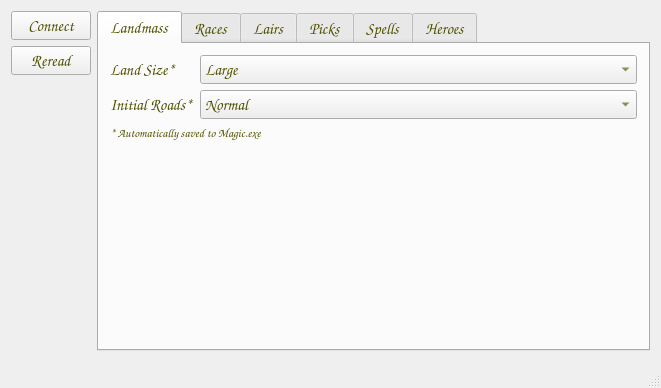
<?xml version="1.0" encoding="UTF-8"?>
<ui version="4.0">
 <class>MainWindow</class>
 <widget class="QMainWindow" name="MainWindow">
  <property name="geometry">
   <rect>
    <x>0</x>
    <y>0</y>
    <width>661</width>
    <height>388</height>
   </rect>
  </property>
  <property name="palette">
   <palette>
    <active>
     <colorrole role="WindowText">
      <brush brushstyle="SolidPattern">
       <color alpha="255">
        <red>80</red>
        <green>80</green>
        <blue>0</blue>
       </color>
      </brush>
     </colorrole>
     <colorrole role="ButtonText">
      <brush brushstyle="SolidPattern">
       <color alpha="255">
        <red>80</red>
        <green>80</green>
        <blue>0</blue>
       </color>
      </brush>
     </colorrole>
    </active>
    <inactive>
     <colorrole role="WindowText">
      <brush brushstyle="SolidPattern">
       <color alpha="255">
        <red>80</red>
        <green>80</green>
        <blue>0</blue>
       </color>
      </brush>
     </colorrole>
     <colorrole role="ButtonText">
      <brush brushstyle="SolidPattern">
       <color alpha="255">
        <red>80</red>
        <green>80</green>
        <blue>0</blue>
       </color>
      </brush>
     </colorrole>
    </inactive>
    <disabled>
     <colorrole role="WindowText">
      <brush brushstyle="SolidPattern">
       <color alpha="255">
        <red>127</red>
        <green>125</green>
        <blue>123</blue>
       </color>
      </brush>
     </colorrole>
     <colorrole role="ButtonText">
      <brush brushstyle="SolidPattern">
       <color alpha="255">
        <red>118</red>
        <green>116</green>
        <blue>108</blue>
       </color>
      </brush>
     </colorrole>
    </disabled>
   </palette>
  </property>
  <property name="font">
   <font>
    <family>URW Chancery L</family>
    <pointsize>12</pointsize>
    <italic>true</italic>
   </font>
  </property>
  <property name="windowTitle">
   <string>MASTER of MAGIC - Customizer</string>
  </property>
  <property name="windowIcon">
   <iconset resource="../Resources/InteractiveGameTweaker.qrc">
    <normaloff>:/heroes/serena.gif</normaloff>:/heroes/serena.gif</iconset>
  </property>
  <property name="windowOpacity">
   <double>1.000000000000000</double>
  </property>
  <widget class="QWidget" name="centralWidget">
   <layout class="QGridLayout" name="gridLayout">
    <item row="0" column="0">
     <layout class="QVBoxLayout" name="verticalLayout_2">
      <property name="sizeConstraint">
       <enum>QLayout::SetNoConstraint</enum>
      </property>
      <item>
       <widget class="QPushButton" name="pushButton_Connect">
        <property name="sizePolicy">
         <sizepolicy hsizetype="Fixed" vsizetype="Fixed">
          <horstretch>0</horstretch>
          <verstretch>0</verstretch>
         </sizepolicy>
        </property>
        <property name="maximumSize">
         <size>
          <width>200</width>
          <height>16777215</height>
         </size>
        </property>
        <property name="text">
         <string>Connect</string>
        </property>
        <property name="icon">
         <iconset resource="../Resources/InteractiveGameTweaker.qrc">
          <normaloff>:/heroes/allora.gif</normaloff>:/heroes/allora.gif</iconset>
        </property>
        <property name="iconSize">
         <size>
          <width>32</width>
          <height>32</height>
         </size>
        </property>
       </widget>
      </item>
      <item>
       <widget class="QPushButton" name="pushButton_Reread">
        <property name="sizePolicy">
         <sizepolicy hsizetype="Fixed" vsizetype="Fixed">
          <horstretch>0</horstretch>
          <verstretch>0</verstretch>
         </sizepolicy>
        </property>
        <property name="maximumSize">
         <size>
          <width>200</width>
          <height>16777215</height>
         </size>
        </property>
        <property name="text">
         <string>Reread</string>
        </property>
        <property name="icon">
         <iconset resource="../Resources/InteractiveGameTweaker.qrc">
          <normaloff>:/heroes/shalla.gif</normaloff>:/heroes/shalla.gif</iconset>
        </property>
        <property name="iconSize">
         <size>
          <width>32</width>
          <height>32</height>
         </size>
        </property>
       </widget>
      </item>
      <item>
       <spacer name="verticalSpacer">
        <property name="orientation">
         <enum>Qt::Vertical</enum>
        </property>
        <property name="sizeHint" stdset="0">
         <size>
          <width>0</width>
          <height>0</height>
         </size>
        </property>
       </spacer>
      </item>
     </layout>
    </item>
    <item row="0" column="1">
     <widget class="QTabWidget" name="tabWidget">
      <property name="currentIndex">
       <number>0</number>
      </property>
      <widget class="QWidget" name="tab_Landmass">
       <attribute name="icon">
        <iconset resource="../Resources/InteractiveGameTweaker.qrc">
         <normaloff>:/heroes/rakir.gif</normaloff>:/heroes/rakir.gif</iconset>
       </attribute>
       <attribute name="title">
        <string>Landmass</string>
       </attribute>
       <layout class="QFormLayout" name="formLayout_2">
        <property name="fieldGrowthPolicy">
         <enum>QFormLayout::AllNonFixedFieldsGrow</enum>
        </property>
        <item row="0" column="0">
         <widget class="QLabel" name="label">
          <property name="text">
           <string>Land Size*</string>
          </property>
         </widget>
        </item>
        <item row="0" column="1">
         <widget class="QComboBox" name="comboBox_LandSize">
          <property name="currentIndex">
           <number>2</number>
          </property>
          <item>
           <property name="text">
            <string>Small</string>
           </property>
          </item>
          <item>
           <property name="text">
            <string>Medium</string>
           </property>
          </item>
          <item>
           <property name="text">
            <string>Large</string>
           </property>
          </item>
          <item>
           <property name="text">
            <string>Huge</string>
           </property>
          </item>
          <item>
           <property name="text">
            <string>Pantagruel</string>
           </property>
          </item>
          <item>
           <property name="text">
            <string>Random</string>
           </property>
          </item>
         </widget>
        </item>
        <item row="1" column="0">
         <widget class="QLabel" name="label_11">
          <property name="text">
           <string>Initial Roads*</string>
          </property>
         </widget>
        </item>
        <item row="1" column="1">
         <widget class="QComboBox" name="comboBox_InitialRoads">
          <property name="currentIndex">
           <number>2</number>
          </property>
          <item>
           <property name="text">
            <string>None</string>
           </property>
          </item>
          <item>
           <property name="text">
            <string>Short</string>
           </property>
          </item>
          <item>
           <property name="text">
            <string>Normal</string>
           </property>
          </item>
          <item>
           <property name="text">
            <string>Long</string>
           </property>
          </item>
          <item>
           <property name="text">
            <string>Random</string>
           </property>
          </item>
         </widget>
        </item>
        <item row="2" column="0" colspan="2">
         <widget class="QLabel" name="label_17">
          <property name="font">
           <font>
            <pointsize>9</pointsize>
           </font>
          </property>
          <property name="text">
           <string>* Automatically saved to Magic.exe</string>
          </property>
          <property name="textFormat">
           <enum>Qt::PlainText</enum>
          </property>
         </widget>
        </item>
       </layout>
      </widget>
      <widget class="QWidget" name="tab_Races">
       <attribute name="icon">
        <iconset resource="../Resources/InteractiveGameTweaker.qrc">
         <normaloff>:/wizards/Sharee.gif</normaloff>:/wizards/Sharee.gif</iconset>
       </attribute>
       <attribute name="title">
        <string>Races</string>
       </attribute>
       <widget class="QListWidget" name="listWidget">
        <property name="geometry">
         <rect>
          <x>10</x>
          <y>40</y>
          <width>511</width>
          <height>261</height>
         </rect>
        </property>
        <property name="isWrapping" stdset="0">
         <bool>true</bool>
        </property>
        <property name="gridSize">
         <size>
          <width>160</width>
          <height>26</height>
         </size>
        </property>
        <item>
         <property name="text">
          <string>Amazons</string>
         </property>
         <property name="checkState">
          <enum>Unchecked</enum>
         </property>
         <property name="icon">
          <iconset>
           <normaloff>../MoMTweaker/AmazonianArchers.gif</normaloff>../MoMTweaker/AmazonianArchers.gif</iconset>
         </property>
        </item>
        <item>
         <property name="text">
          <string>Barbarians</string>
         </property>
         <property name="checkState">
          <enum>Checked</enum>
         </property>
         <property name="icon">
          <iconset resource="../Resources/InteractiveGameTweaker.qrc">
           <normaloff>:/race/Barbarian.gif</normaloff>:/race/Barbarian.gif</iconset>
         </property>
        </item>
        <item>
         <property name="text">
          <string>Beastmen</string>
         </property>
         <property name="checkState">
          <enum>Checked</enum>
         </property>
         <property name="icon">
          <iconset resource="../Resources/InteractiveGameTweaker.qrc">
           <normaloff>:/race/Beastmen.gif</normaloff>:/race/Beastmen.gif</iconset>
         </property>
        </item>
        <item>
         <property name="text">
          <string>Centaurs</string>
         </property>
         <property name="checkState">
          <enum>Unchecked</enum>
         </property>
        </item>
        <item>
         <property name="text">
          <string>Dark Elf</string>
         </property>
         <property name="checkState">
          <enum>Checked</enum>
         </property>
         <property name="icon">
          <iconset resource="../Resources/InteractiveGameTweaker.qrc">
           <normaloff>:/race/Dark Elf.gif</normaloff>:/race/Dark Elf.gif</iconset>
         </property>
        </item>
        <item>
         <property name="text">
          <string>Draconian</string>
         </property>
         <property name="checkState">
          <enum>Checked</enum>
         </property>
         <property name="icon">
          <iconset resource="../Resources/InteractiveGameTweaker.qrc">
           <normaloff>:/race/Draconian.gif</normaloff>:/race/Draconian.gif</iconset>
         </property>
        </item>
        <item>
         <property name="text">
          <string>Dwarven</string>
         </property>
         <property name="checkState">
          <enum>Checked</enum>
         </property>
         <property name="icon">
          <iconset resource="../Resources/InteractiveGameTweaker.qrc">
           <normaloff>:/race/Dwarven.gif</normaloff>:/race/Dwarven.gif</iconset>
         </property>
        </item>
        <item>
         <property name="text">
          <string>Free Men</string>
         </property>
         <property name="checkState">
          <enum>Unchecked</enum>
         </property>
        </item>
        <item>
         <property name="text">
          <string>Gnoll</string>
         </property>
         <property name="checkState">
          <enum>Checked</enum>
         </property>
         <property name="icon">
          <iconset resource="../Resources/InteractiveGameTweaker.qrc">
           <normaloff>:/race/Gnoll.gif</normaloff>:/race/Gnoll.gif</iconset>
         </property>
        </item>
        <item>
         <property name="text">
          <string>Gnomes</string>
         </property>
         <property name="checkState">
          <enum>Unchecked</enum>
         </property>
        </item>
        <item>
         <property name="text">
          <string>Goblins</string>
         </property>
         <property name="checkState">
          <enum>Unchecked</enum>
         </property>
        </item>
        <item>
         <property name="text">
          <string>Halfling</string>
         </property>
         <property name="checkState">
          <enum>Checked</enum>
         </property>
         <property name="icon">
          <iconset resource="../Resources/InteractiveGameTweaker.qrc">
           <normaloff>:/race/Halfling.gif</normaloff>:/race/Halfling.gif</iconset>
         </property>
        </item>
        <item>
         <property name="text">
          <string>High Elf</string>
         </property>
         <property name="checkState">
          <enum>Checked</enum>
         </property>
         <property name="icon">
          <iconset resource="../Resources/InteractiveGameTweaker.qrc">
           <normaloff>:/race/High Elf.gif</normaloff>:/race/High Elf.gif</iconset>
         </property>
        </item>
        <item>
         <property name="text">
          <string>High_Men</string>
         </property>
         <property name="checkState">
          <enum>Checked</enum>
         </property>
         <property name="icon">
          <iconset resource="../Resources/InteractiveGameTweaker.qrc">
           <normaloff>:/race/High Men.gif</normaloff>:/race/High Men.gif</iconset>
         </property>
        </item>
        <item>
         <property name="text">
          <string>Ogres</string>
         </property>
         <property name="checkState">
          <enum>Unchecked</enum>
         </property>
        </item>
        <item>
         <property name="text">
          <string>Klackon</string>
         </property>
         <property name="checkState">
          <enum>Checked</enum>
         </property>
         <property name="icon">
          <iconset resource="../Resources/InteractiveGameTweaker.qrc">
           <normaloff>:/race/Klackon.gif</normaloff>:/race/Klackon.gif</iconset>
         </property>
        </item>
        <item>
         <property name="text">
          <string>Kobolds</string>
         </property>
         <property name="checkState">
          <enum>Unchecked</enum>
         </property>
        </item>
        <item>
         <property name="text">
          <string>Lizardman</string>
         </property>
         <property name="checkState">
          <enum>Checked</enum>
         </property>
         <property name="icon">
          <iconset resource="../Resources/InteractiveGameTweaker.qrc">
           <normaloff>:/race/Lizardman.gif</normaloff>:/race/Lizardman.gif</iconset>
         </property>
        </item>
        <item>
         <property name="text">
          <string>Nomad</string>
         </property>
         <property name="checkState">
          <enum>Checked</enum>
         </property>
         <property name="icon">
          <iconset resource="../Resources/InteractiveGameTweaker.qrc">
           <normaloff>:/race/Nomad.gif</normaloff>:/race/Nomad.gif</iconset>
         </property>
        </item>
        <item>
         <property name="text">
          <string>Orc</string>
         </property>
         <property name="checkState">
          <enum>Checked</enum>
         </property>
         <property name="icon">
          <iconset resource="../Resources/InteractiveGameTweaker.qrc">
           <normaloff>:/race/Orc.gif</normaloff>:/race/Orc.gif</iconset>
         </property>
        </item>
        <item>
         <property name="text">
          <string>Sylvans</string>
         </property>
         <property name="checkState">
          <enum>Unchecked</enum>
         </property>
        </item>
        <item>
         <property name="text">
          <string>Troll</string>
         </property>
         <property name="checkState">
          <enum>Checked</enum>
         </property>
         <property name="icon">
          <iconset resource="../Resources/InteractiveGameTweaker.qrc">
           <normaloff>:/race/Troll.gif</normaloff>:/race/Troll.gif</iconset>
         </property>
        </item>
       </widget>
       <widget class="QLabel" name="label_19">
        <property name="geometry">
         <rect>
          <x>10</x>
          <y>10</y>
          <width>181</width>
          <height>21</height>
         </rect>
        </property>
        <property name="text">
         <string>Races in the game (total 13)</string>
        </property>
       </widget>
      </widget>
      <widget class="QWidget" name="tab_Lairs">
       <attribute name="icon">
        <iconset resource="../Resources/InteractiveGameTweaker.qrc">
         <normaloff>:/heroes/marcus.gif</normaloff>:/heroes/marcus.gif</iconset>
       </attribute>
       <attribute name="title">
        <string>Lairs</string>
       </attribute>
       <layout class="QFormLayout" name="formLayout">
        <item row="0" column="0">
         <widget class="QLabel" name="label_6">
          <property name="enabled">
           <bool>false</bool>
          </property>
          <property name="text">
           <string>Nr Towers</string>
          </property>
         </widget>
        </item>
        <item row="0" column="1">
         <widget class="QComboBox" name="comboBox_NrTowers">
          <property name="enabled">
           <bool>false</bool>
          </property>
          <property name="currentIndex">
           <number>1</number>
          </property>
          <item>
           <property name="text">
            <string>None</string>
           </property>
          </item>
          <item>
           <property name="text">
            <string>Max (6)</string>
           </property>
          </item>
          <item>
           <property name="text">
            <string>Random</string>
           </property>
          </item>
         </widget>
        </item>
        <item row="1" column="0">
         <widget class="QLabel" name="label_5">
          <property name="enabled">
           <bool>false</bool>
          </property>
          <property name="text">
           <string>Nr Nodes</string>
          </property>
         </widget>
        </item>
        <item row="1" column="1">
         <widget class="QComboBox" name="comboBox_NrNodes">
          <property name="enabled">
           <bool>false</bool>
          </property>
          <property name="currentIndex">
           <number>1</number>
          </property>
          <item>
           <property name="text">
            <string>None</string>
           </property>
          </item>
          <item>
           <property name="text">
            <string>Max (30)</string>
           </property>
          </item>
          <item>
           <property name="text">
            <string>Random</string>
           </property>
          </item>
         </widget>
        </item>
        <item row="2" column="0">
         <widget class="QLabel" name="label_4">
          <property name="enabled">
           <bool>false</bool>
          </property>
          <property name="text">
           <string>Nr Normal lairs</string>
          </property>
         </widget>
        </item>
        <item row="2" column="1">
         <widget class="QComboBox" name="comboBox_NrNormalLairs">
          <property name="enabled">
           <bool>false</bool>
          </property>
          <property name="currentIndex">
           <number>1</number>
          </property>
          <item>
           <property name="text">
            <string>None</string>
           </property>
          </item>
          <item>
           <property name="text">
            <string>Max (25)</string>
           </property>
          </item>
          <item>
           <property name="text">
            <string>Random</string>
           </property>
          </item>
         </widget>
        </item>
        <item row="3" column="0">
         <widget class="QLabel" name="label_9">
          <property name="text">
           <string>Monster strength*</string>
          </property>
         </widget>
        </item>
        <item row="3" column="1">
         <widget class="QComboBox" name="comboBox_NormalLairMonsterStrength">
          <property name="currentIndex">
           <number>1</number>
          </property>
          <item>
           <property name="text">
            <string>Weaker</string>
           </property>
          </item>
          <item>
           <property name="text">
            <string>Normal</string>
           </property>
          </item>
          <item>
           <property name="text">
            <string>Stronger</string>
           </property>
          </item>
          <item>
           <property name="text">
            <string>Random</string>
           </property>
          </item>
         </widget>
        </item>
        <item row="4" column="0">
         <widget class="QLabel" name="label_7">
          <property name="enabled">
           <bool>false</bool>
          </property>
          <property name="text">
           <string>Nr Weak lairs</string>
          </property>
         </widget>
        </item>
        <item row="4" column="1">
         <widget class="QComboBox" name="comboBox_NrWeakLairs">
          <property name="enabled">
           <bool>false</bool>
          </property>
          <property name="currentIndex">
           <number>1</number>
          </property>
          <item>
           <property name="text">
            <string>None</string>
           </property>
          </item>
          <item>
           <property name="text">
            <string>Max (32)</string>
           </property>
          </item>
          <item>
           <property name="text">
            <string>Random</string>
           </property>
          </item>
         </widget>
        </item>
        <item row="5" column="0">
         <widget class="QLabel" name="label_10">
          <property name="text">
           <string>Monster strength*</string>
          </property>
         </widget>
        </item>
        <item row="5" column="1">
         <widget class="QComboBox" name="comboBox_WeakLairMonsterStrength">
          <property name="currentIndex">
           <number>0</number>
          </property>
          <item>
           <property name="text">
            <string>Weak</string>
           </property>
          </item>
          <item>
           <property name="text">
            <string>Normal</string>
           </property>
          </item>
          <item>
           <property name="text">
            <string>Strong</string>
           </property>
          </item>
          <item>
           <property name="text">
            <string>Random</string>
           </property>
          </item>
         </widget>
        </item>
        <item row="6" column="0">
         <widget class="QLabel" name="label_8">
          <property name="text">
           <string>Nr Monsters*</string>
          </property>
         </widget>
        </item>
        <item row="6" column="1">
         <widget class="QComboBox" name="comboBox_NrMonsters">
          <property name="currentIndex">
           <number>1</number>
          </property>
          <item>
           <property name="text">
            <string>Fewer but stronger</string>
           </property>
          </item>
          <item>
           <property name="text">
            <string>Normal</string>
           </property>
          </item>
          <item>
           <property name="text">
            <string>More but weaker</string>
           </property>
          </item>
          <item>
           <property name="text">
            <string>Random</string>
           </property>
          </item>
         </widget>
        </item>
        <item row="7" column="0" colspan="2">
         <widget class="QLabel" name="label_18">
          <property name="font">
           <font>
            <pointsize>9</pointsize>
           </font>
          </property>
          <property name="text">
           <string>* Automatically saved to Magic.exe</string>
          </property>
          <property name="textFormat">
           <enum>Qt::PlainText</enum>
          </property>
         </widget>
        </item>
       </layout>
      </widget>
      <widget class="QWidget" name="tab_Picks">
       <attribute name="icon">
        <iconset resource="../Resources/InteractiveGameTweaker.qrc">
         <normaloff>:/heroes/mystic_x.gif</normaloff>:/heroes/mystic_x.gif</iconset>
       </attribute>
       <attribute name="title">
        <string>Picks</string>
       </attribute>
       <widget class="QPushButton" name="pushButton_SaveWizardTypes">
        <property name="enabled">
         <bool>false</bool>
        </property>
        <property name="geometry">
         <rect>
          <x>240</x>
          <y>260</y>
          <width>200</width>
          <height>42</height>
         </rect>
        </property>
        <property name="sizePolicy">
         <sizepolicy hsizetype="Fixed" vsizetype="Fixed">
          <horstretch>0</horstretch>
          <verstretch>0</verstretch>
         </sizepolicy>
        </property>
        <property name="maximumSize">
         <size>
          <width>200</width>
          <height>16777215</height>
         </size>
        </property>
        <property name="text">
         <string>Save to Magic.exe</string>
        </property>
        <property name="icon">
         <iconset resource="../Resources/InteractiveGameTweaker.qrc">
          <normaloff>:/heroes/greyfar.gif</normaloff>:/heroes/greyfar.gif</iconset>
        </property>
        <property name="iconSize">
         <size>
          <width>32</width>
          <height>32</height>
         </size>
        </property>
       </widget>
       <widget class="QWidget" name="layoutWidget">
        <property name="geometry">
         <rect>
          <x>9</x>
          <y>9</y>
          <width>215</width>
          <height>292</height>
         </rect>
        </property>
        <layout class="QFormLayout" name="formLayout_3">
         <item row="0" column="0" colspan="2">
          <widget class="QComboBox" name="comboBox_Wizard">
           <item>
            <property name="text">
             <string>Merlin</string>
            </property>
            <property name="icon">
             <iconset resource="../Resources/InteractiveGameTweaker.qrc">
              <normaloff>:/wizards/Merlin.gif</normaloff>:/wizards/Merlin.gif</iconset>
            </property>
           </item>
           <item>
            <property name="text">
             <string>Raven</string>
            </property>
            <property name="icon">
             <iconset resource="../Resources/InteractiveGameTweaker.qrc">
              <normaloff>:/wizards/Raven.gif</normaloff>:/wizards/Raven.gif</iconset>
            </property>
           </item>
           <item>
            <property name="text">
             <string>Sharee</string>
            </property>
            <property name="icon">
             <iconset resource="../Resources/InteractiveGameTweaker.qrc">
              <normaloff>:/wizards/Sharee.gif</normaloff>:/wizards/Sharee.gif</iconset>
            </property>
           </item>
           <item>
            <property name="text">
             <string>Lo Pan</string>
            </property>
            <property name="icon">
             <iconset resource="../Resources/InteractiveGameTweaker.qrc">
              <normaloff>:/wizards/Lo Pan.gif</normaloff>:/wizards/Lo Pan.gif</iconset>
            </property>
           </item>
           <item>
            <property name="text">
             <string>Jafar</string>
            </property>
            <property name="icon">
             <iconset resource="../Resources/InteractiveGameTweaker.qrc">
              <normaloff>:/wizards/Jafar.gif</normaloff>:/wizards/Jafar.gif</iconset>
            </property>
           </item>
           <item>
            <property name="text">
             <string>Oberic</string>
            </property>
            <property name="icon">
             <iconset resource="../Resources/InteractiveGameTweaker.qrc">
              <normaloff>:/wizards/Oberic.gif</normaloff>:/wizards/Oberic.gif</iconset>
            </property>
           </item>
           <item>
            <property name="text">
             <string>Rjak</string>
            </property>
            <property name="icon">
             <iconset resource="../Resources/InteractiveGameTweaker.qrc">
              <normaloff>:/wizards/Rjak.gif</normaloff>:/wizards/Rjak.gif</iconset>
            </property>
           </item>
           <item>
            <property name="text">
             <string>Sss'ra</string>
            </property>
            <property name="icon">
             <iconset resource="../Resources/InteractiveGameTweaker.qrc">
              <normaloff>:/wizards/Sssra.gif</normaloff>:/wizards/Sssra.gif</iconset>
            </property>
           </item>
           <item>
            <property name="text">
             <string>Tauron</string>
            </property>
            <property name="icon">
             <iconset resource="../Resources/InteractiveGameTweaker.qrc">
              <normaloff>:/wizards/Tauron.gif</normaloff>:/wizards/Tauron.gif</iconset>
            </property>
           </item>
           <item>
            <property name="text">
             <string>Freya</string>
            </property>
            <property name="icon">
             <iconset resource="../Resources/InteractiveGameTweaker.qrc">
              <normaloff>:/wizards/Freya.gif</normaloff>:/wizards/Freya.gif</iconset>
            </property>
           </item>
           <item>
            <property name="text">
             <string>Horus</string>
            </property>
            <property name="icon">
             <iconset resource="../Resources/InteractiveGameTweaker.qrc">
              <normaloff>:/wizards/Horus.gif</normaloff>:/wizards/Horus.gif</iconset>
            </property>
           </item>
           <item>
            <property name="text">
             <string>Ariel</string>
            </property>
            <property name="icon">
             <iconset resource="../Resources/InteractiveGameTweaker.qrc">
              <normaloff>:/wizards/Ariel.gif</normaloff>:/wizards/Ariel.gif</iconset>
            </property>
           </item>
           <item>
            <property name="text">
             <string>Tlaloc</string>
            </property>
            <property name="icon">
             <iconset resource="../Resources/InteractiveGameTweaker.qrc">
              <normaloff>:/wizards/Tlaloc.gif</normaloff>:/wizards/Tlaloc.gif</iconset>
            </property>
           </item>
           <item>
            <property name="text">
             <string>Kali</string>
            </property>
            <property name="icon">
             <iconset resource="../Resources/InteractiveGameTweaker.qrc">
              <normaloff>:/wizards/Kali.gif</normaloff>:/wizards/Kali.gif</iconset>
            </property>
           </item>
           <item>
            <property name="text">
             <string>Custom</string>
            </property>
           </item>
          </widget>
         </item>
         <item row="1" column="0">
          <widget class="QLabel" name="label_2">
           <property name="text">
            <string>Name</string>
           </property>
          </widget>
         </item>
         <item row="1" column="1">
          <widget class="QLineEdit" name="lineEdit_Name"/>
         </item>
         <item row="2" column="0">
          <widget class="QLabel" name="label_3">
           <property name="text">
            <string>Life books</string>
           </property>
          </widget>
         </item>
         <item row="2" column="1">
          <widget class="QLineEdit" name="lineEdit_Life"/>
         </item>
         <item row="3" column="0">
          <widget class="QLabel" name="label_12">
           <property name="text">
            <string>Death books</string>
           </property>
          </widget>
         </item>
         <item row="3" column="1">
          <widget class="QLineEdit" name="lineEdit_Death"/>
         </item>
         <item row="4" column="0">
          <widget class="QLabel" name="label_14">
           <property name="text">
            <string>Chaos books</string>
           </property>
          </widget>
         </item>
         <item row="4" column="1">
          <widget class="QLineEdit" name="lineEdit_Chaos"/>
         </item>
         <item row="5" column="0">
          <widget class="QLabel" name="label_15">
           <property name="text">
            <string>Nature books</string>
           </property>
          </widget>
         </item>
         <item row="5" column="1">
          <widget class="QLineEdit" name="lineEdit_Nature"/>
         </item>
         <item row="6" column="0">
          <widget class="QLabel" name="label_16">
           <property name="text">
            <string>Sorcery books</string>
           </property>
          </widget>
         </item>
         <item row="6" column="1">
          <widget class="QLineEdit" name="lineEdit_Sorcery"/>
         </item>
         <item row="7" column="0">
          <widget class="QLabel" name="label_13">
           <property name="text">
            <string>Skill</string>
           </property>
          </widget>
         </item>
         <item row="7" column="1">
          <widget class="QComboBox" name="comboBox_WizardSkill">
           <property name="currentIndex">
            <number>0</number>
           </property>
           <item>
            <property name="text">
             <string>None</string>
            </property>
           </item>
          </widget>
         </item>
        </layout>
       </widget>
      </widget>
      <widget class="QWidget" name="tab_Spells">
       <attribute name="icon">
        <iconset resource="../Resources/InteractiveGameTweaker.qrc">
         <normaloff>:/heroes/aerie.gif</normaloff>:/heroes/aerie.gif</iconset>
       </attribute>
       <attribute name="title">
        <string>Spells</string>
       </attribute>
      </widget>
      <widget class="QWidget" name="tab_Heroes">
       <attribute name="icon">
        <iconset resource="../Resources/InteractiveGameTweaker.qrc">
         <normaloff>:/heroes/reywind.gif</normaloff>:/heroes/reywind.gif</iconset>
       </attribute>
       <attribute name="title">
        <string>Heroes</string>
       </attribute>
       <widget class="QPushButton" name="pushButton_RandomizeHeroAbilities">
        <property name="geometry">
         <rect>
          <x>9</x>
          <y>9</y>
          <width>188</width>
          <height>34</height>
         </rect>
        </property>
        <property name="text">
         <string>Randomize hero abilities</string>
        </property>
        <property name="icon">
         <iconset resource="../Resources/InteractiveGameTweaker.qrc">
          <normaloff>:/heroes/mystic_x.gif</normaloff>:/heroes/mystic_x.gif</iconset>
        </property>
       </widget>
      </widget>
     </widget>
    </item>
   </layout>
  </widget>
  <widget class="QStatusBar" name="statusBar"/>
 </widget>
 <layoutdefault spacing="6" margin="11"/>
 <resources>
  <include location="../Resources/InteractiveGameTweaker.qrc"/>
 </resources>
 <connections>
  <connection>
   <sender>lineEdit_Name</sender>
   <signal>textChanged(QString)</signal>
   <receiver>MainWindow</receiver>
   <slot>on_WizardType_editingFinished()</slot>
   <hints>
    <hint type="sourcelabel">
     <x>277</x>
     <y>106</y>
    </hint>
    <hint type="destinationlabel">
     <x>293</x>
     <y>193</y>
    </hint>
   </hints>
  </connection>
  <connection>
   <sender>lineEdit_Life</sender>
   <signal>textChanged(QString)</signal>
   <receiver>MainWindow</receiver>
   <slot>on_WizardType_editingFinished()</slot>
   <hints>
    <hint type="sourcelabel">
     <x>277</x>
     <y>143</y>
    </hint>
    <hint type="destinationlabel">
     <x>293</x>
     <y>193</y>
    </hint>
   </hints>
  </connection>
  <connection>
   <sender>lineEdit_Death</sender>
   <signal>textChanged(QString)</signal>
   <receiver>MainWindow</receiver>
   <slot>on_WizardType_editingFinished()</slot>
   <hints>
    <hint type="sourcelabel">
     <x>277</x>
     <y>180</y>
    </hint>
    <hint type="destinationlabel">
     <x>293</x>
     <y>193</y>
    </hint>
   </hints>
  </connection>
  <connection>
   <sender>lineEdit_Chaos</sender>
   <signal>textChanged(QString)</signal>
   <receiver>MainWindow</receiver>
   <slot>on_WizardType_editingFinished()</slot>
   <hints>
    <hint type="sourcelabel">
     <x>277</x>
     <y>217</y>
    </hint>
    <hint type="destinationlabel">
     <x>293</x>
     <y>193</y>
    </hint>
   </hints>
  </connection>
  <connection>
   <sender>lineEdit_Nature</sender>
   <signal>textChanged(QString)</signal>
   <receiver>MainWindow</receiver>
   <slot>on_WizardType_editingFinished()</slot>
   <hints>
    <hint type="sourcelabel">
     <x>277</x>
     <y>254</y>
    </hint>
    <hint type="destinationlabel">
     <x>293</x>
     <y>193</y>
    </hint>
   </hints>
  </connection>
  <connection>
   <sender>lineEdit_Sorcery</sender>
   <signal>textChanged(QString)</signal>
   <receiver>MainWindow</receiver>
   <slot>on_WizardType_editingFinished()</slot>
   <hints>
    <hint type="sourcelabel">
     <x>277</x>
     <y>291</y>
    </hint>
    <hint type="destinationlabel">
     <x>293</x>
     <y>193</y>
    </hint>
   </hints>
  </connection>
  <connection>
   <sender>comboBox_WizardSkill</sender>
   <signal>currentIndexChanged(int)</signal>
   <receiver>MainWindow</receiver>
   <slot>on_WizardType_editingFinished()</slot>
   <hints>
    <hint type="sourcelabel">
     <x>277</x>
     <y>328</y>
    </hint>
    <hint type="destinationlabel">
     <x>293</x>
     <y>193</y>
    </hint>
   </hints>
  </connection>
 </connections>
 <slots>
  <slot>on_timer()</slot>
  <slot>on_WizardType_editingFinished()</slot>
 </slots>
</ui>
